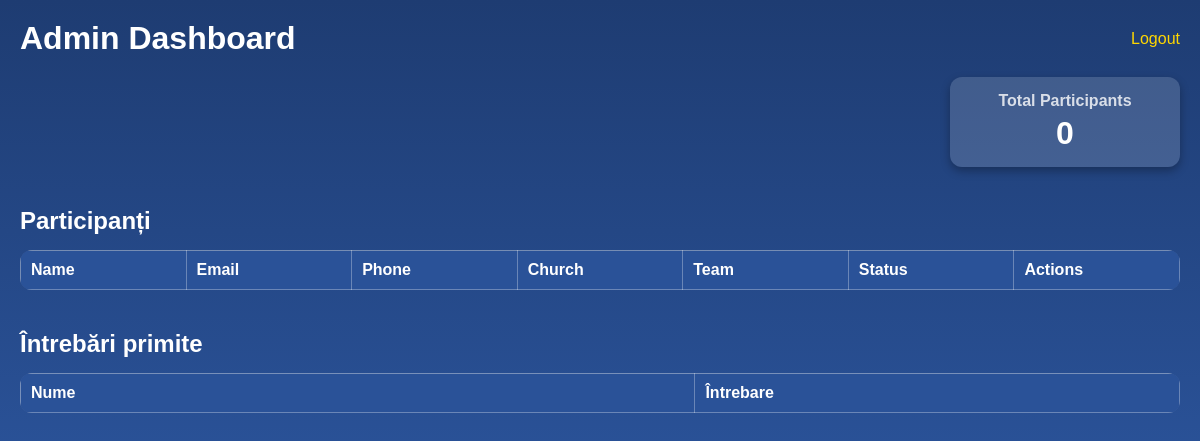
/admin-dashboard (signed in), run on an earlier commit of the app's database.
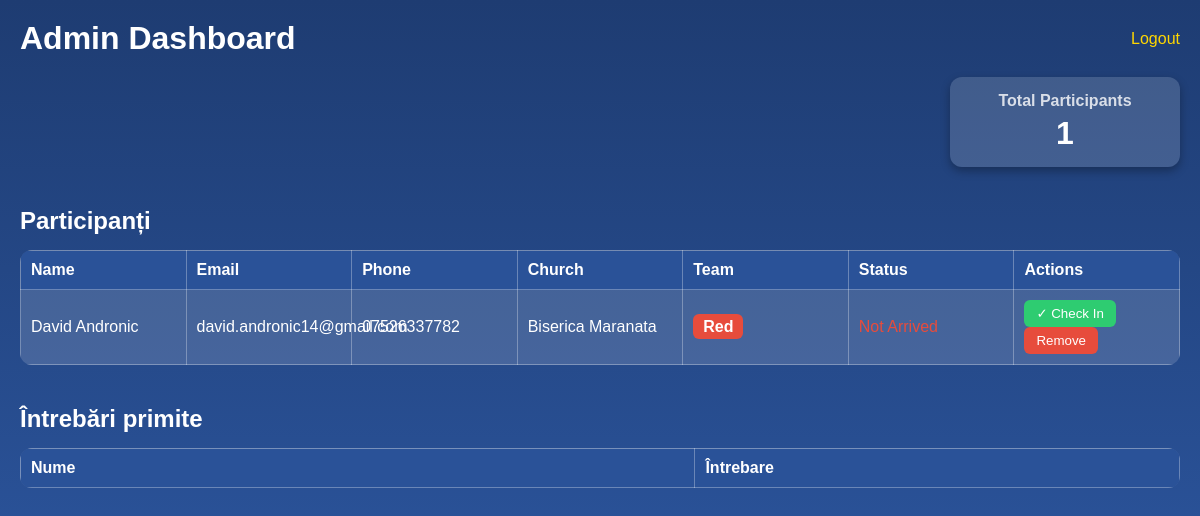
And on a later commit of the database.
### app.py (models this page shows)
class Participant(db.Model):
    id = db.Column(db.Integer, primary_key=True)
    name = db.Column(db.String(100), nullable=False)
    email = db.Column(db.String(120), unique=True, nullable=False)
    phone = db.Column(db.String(50))
    church = db.Column(db.String(100))
    team = db.Column(db.String(20))
    checked_in = db.Column(db.Boolean, default=False)
    question = db.Column(db.Text, nullable=True)
    anonymous = db.Column(db.Boolean, default=False)

### app.py (the view)
@app.route("/admin-dashboard")
def admin_dashboard():
    if "admin" not in session:
        return redirect(url_for("admin_login"))
    participants = Participant.query.all()
    total_count = Participant.query.count()
    return render_template(
        "admin_dashboard.html",
        participants=participants,
        total_count=total_count,
        teams=TEAMS
    )

### templates/admin_dashboard.html (shortened to what this page needs)
<!DOCTYPE html>
<html>
<head>
</head>
<body>
<div class="header">
<h1>Admin Dashboard</h1>
<a href="{{ url_for('admin_logout') }}">Logout</a>
</div>
<div class="stats-container">
    <div class="stat-box">
        <h3>Total Participants</h3>
        <p>{{ total_count }}</p>
    </div>
</div>
<h2 class="section-title">Participanți</h2>
<table>
<tr>
<th>Name</th>
<th>Email</th>
<th>Phone</th>
<th>Church</th>
<th>Team</th>
<th>Status</th>
<th>Actions</th>
</tr>
{% for p in participants %}
<tr>
<td>{{ p.name }}</td>
<td>{{ p.email }}</td>
<td>{{ p.phone }}</td>
<td>{{ p.church }}</td>
<td>
<span style="
background: {{ teams[p.team] }};
color:white;
padding:4px 10px;
border-radius:6px;
font-weight:bold;
">
{{ p.team }}
</span>
</td>
<td>
{% if p.checked_in %}
<span style="color:#2ecc71; font-weight:bold;">Checked In</span>
{% else %}
<span style="color:#e74c3c;">Not Arrived</span>
{% endif %}
</td>
<td>
{% if not p.checked_in %}
<form method="POST"
      action="{{ url_for('admin_checkin', participant_id=p.id) }}"
      style="display:inline;">
<button type="submit" class="checkin-btn">
✓ Check In
</button>
</form>
{% endif %}
<form method="POST"
      action="{{ url_for('admin_remove', participant_id=p.id) }}"
      onsubmit="return confirmRemove();"
      style="display:inline;">
<button type="submit" class="delete-btn">
Remove
</button>
</form>
</td>
</tr>
{% endfor %}
</table>
<h2 class="section-title">Întrebări primite</h2>
<table>
<tr>
<th>Nume</th>
<th style="width:40%;">Întrebare</th>
</tr>
</table>
</body>
</html>

### templates/admin_dashboard.html (style rules this page uses)
body { margin:0; background:linear-gradient(to bottom,#1e3c72,#2a5298); color:white; font-family:Arial; padding:20px; }
.header { display:flex; justify-content:space-between; align-items:center; flex-wrap:wrap; margin-bottom:20px; }
.header h1 { margin:0; }
.stats-container { display:flex; justify-content:flex-end; margin-bottom:20px; }
.stat-box { background:rgba(255,255,255,0.15); padding:15px 25px; border-radius:12px; text-align:center; min-width:180px; box-shadow:0 4px 10px rgba(0,0,0,0.3); }
.stat-box h3 { margin:0; font-size:16px; opacity:0.8; }
.stat-box p { font-size:32px; margin:5px 0 0 0; font-weight:bold; }
table { width:100%; border-collapse:collapse; background:rgba(255,255,255,0.1); border-radius:12px; overflow:hidden; margin-bottom:30px; }
th,td { padding:10px; border:1px solid rgba(255,255,255,0.3); text-align:left; }
th { background:#2a5298; }
tr:nth-child(even) { background:rgba(255,255,255,0.05); }
.delete-btn { background-color: #e74c3c; border: none; color: white; padding: 6px 12px; border-radius: 6px; cursor: pointer; }
.checkin-btn { background-color: #2ecc71; border: none; color: white; padding: 6px 12px; border-radius: 6px; cursor: pointer; margin-right:5px; }
a { color:gold; text-decoration:none; }
.section-title { margin-top:40px; margin-bottom:15px; }
table { table-layout: fixed; }

What changed in the data, as far as the page shows it:
added Participant: name "David Andronic", email "david.andronic14@gmail.com", phone "07526337782", church "Biserica Maranata", team "Red", checked_in "Not Arrived"
Also different on the page:
{{ total_count }}: "0" → "1"
